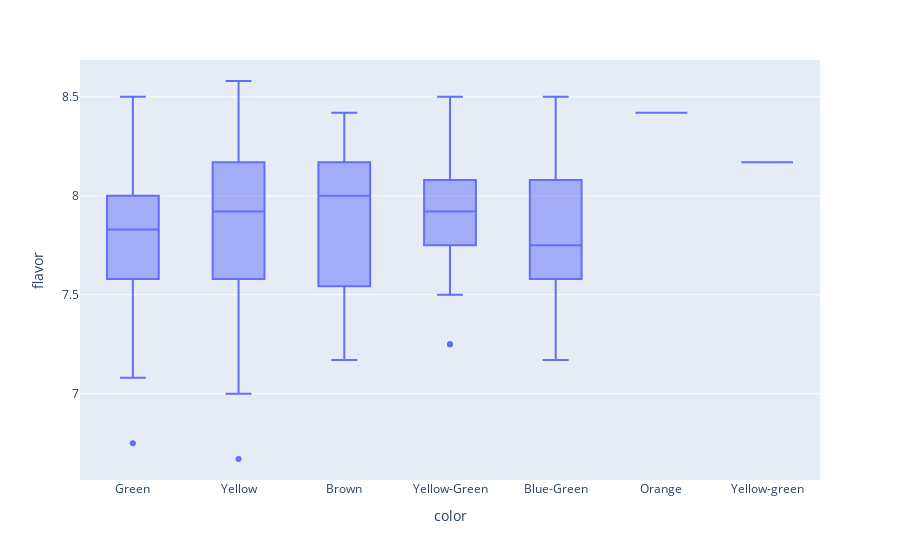

Here is the notebook cell this chart was saved with:
### Code cell
# Box plot visualization of color on flavor
px.box(working, x='color', y='flavor')

### Figure 1 — Plotly figure (JSON) as saved in the notebook; plotly's stock layout.template omitted (floating-point values rounded to 4 significant figures; data arrays with more than 128 entries replaced by an {"elided": "..."} marker saying what was removed)
{"data": [{"alignmentgroup": "True", "hovertemplate": "color=%{x}<br>flavor=%{y}<extra></extra>", "legendgroup": "", "marker": {"color": "#636efa"}, "name": "", "notched": false, "offsetgroup": "", "orientation": "v", "showlegend": false, "type": "box", "x": {"elided": "394 str values"}, "x0": " ", "xaxis": "x", "y": {"elided": "394 float values"}, "y0": " ", "yaxis": "y"}], "layout": {"boxmode": "group", "legend": {"tracegroupgap": 0}, "margin": {"t": 60}, "xaxis": {"anchor": "y", "domain": [0, 1], "title": {"text": "color"}}, "yaxis": {"anchor": "x", "domain": [0, 1], "title": {"text": "flavor"}}}}
